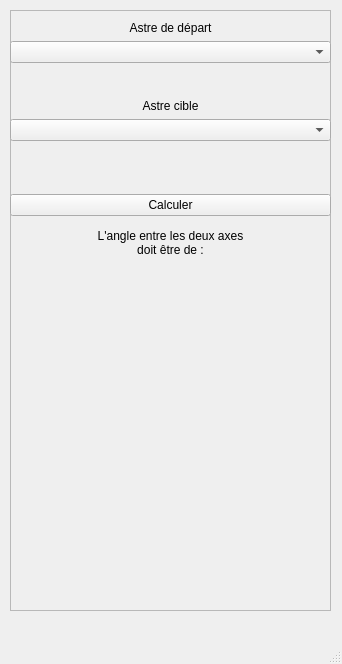
<?xml version="1.0" encoding="UTF-8"?>
<ui version="4.0">
 <class>MainWindow</class>
 <widget class="QMainWindow" name="MainWindow">
  <property name="geometry">
   <rect>
    <x>0</x>
    <y>0</y>
    <width>342</width>
    <height>664</height>
   </rect>
  </property>
  <property name="minimumSize">
   <size>
    <width>342</width>
    <height>664</height>
   </size>
  </property>
  <property name="maximumSize">
   <size>
    <width>342</width>
    <height>664</height>
   </size>
  </property>
  <property name="windowTitle">
   <string>MainWindow</string>
  </property>
  <widget class="QWidget" name="centralwidget">
   <widget class="QWidget" name="verticalLayoutWidget_4">
    <property name="geometry">
     <rect>
      <x>10</x>
      <y>10</y>
      <width>321</width>
      <height>601</height>
     </rect>
    </property>
    <layout class="QVBoxLayout" name="LayoutSelection">
     <item>
      <widget class="QFrame" name="frame">
       <property name="styleSheet">
        <string notr="true"/>
       </property>
       <property name="frameShape">
        <enum>QFrame::StyledPanel</enum>
       </property>
       <property name="frameShadow">
        <enum>QFrame::Raised</enum>
       </property>
       <widget class="QWidget" name="verticalLayoutWidget">
        <property name="geometry">
         <rect>
          <x>0</x>
          <y>0</y>
          <width>321</width>
          <height>131</height>
         </rect>
        </property>
        <layout class="QVBoxLayout" name="LayoutSelectionAstre">
         <item>
          <layout class="QVBoxLayout" name="LayoutAstreDepart">
           <item>
            <widget class="QLabel" name="label">
             <property name="styleSheet">
              <string notr="true">font: 14pt &quot;MS Shell Dlg 2&quot;;</string>
             </property>
             <property name="text">
              <string>Astre de départ</string>
             </property>
             <property name="alignment">
              <set>Qt::AlignBottom|Qt::AlignHCenter</set>
             </property>
            </widget>
           </item>
           <item>
            <widget class="QComboBox" name="comboBoxAstreDepart">
             <property name="styleSheet">
              <string notr="true"/>
             </property>
             <property name="placeholderText">
              <string>Planète départ</string>
             </property>
            </widget>
           </item>
          </layout>
         </item>
         <item>
          <spacer name="verticalSpacer">
           <property name="orientation">
            <enum>Qt::Vertical</enum>
           </property>
           <property name="sizeType">
            <enum>QSizePolicy::Maximum</enum>
           </property>
           <property name="sizeHint" stdset="0">
            <size>
             <width>20</width>
             <height>20</height>
            </size>
           </property>
          </spacer>
         </item>
         <item>
          <layout class="QVBoxLayout" name="LayoutAstreCible">
           <property name="bottomMargin">
            <number>0</number>
           </property>
           <item>
            <widget class="QLabel" name="label_2">
             <property name="styleSheet">
              <string notr="true">font: 14pt &quot;MS Shell Dlg 2&quot;;</string>
             </property>
             <property name="text">
              <string>Astre cible</string>
             </property>
             <property name="alignment">
              <set>Qt::AlignBottom|Qt::AlignHCenter</set>
             </property>
            </widget>
           </item>
           <item>
            <widget class="QComboBox" name="comboBoxAstreCible">
             <property name="styleSheet">
              <string notr="true"/>
             </property>
             <property name="placeholderText">
              <string>Planète cible</string>
             </property>
            </widget>
           </item>
          </layout>
         </item>
        </layout>
       </widget>
       <widget class="QWidget" name="verticalLayoutWidget_6">
        <property name="geometry">
         <rect>
          <x>0</x>
          <y>130</y>
          <width>321</width>
          <height>51</height>
         </rect>
        </property>
        <layout class="QVBoxLayout" name="LayoutCalculImpossible">
         <item>
          <widget class="QLabel" name="labelImpossible">
           <property name="styleSheet">
            <string notr="true">color: rgb(255, 0, 0);
font: 10pt &quot;MS Shell Dlg 2&quot;;</string>
           </property>
           <property name="text">
            <string/>
           </property>
           <property name="alignment">
            <set>Qt::AlignCenter</set>
           </property>
          </widget>
         </item>
        </layout>
       </widget>
       <widget class="QWidget" name="verticalLayoutWidget_5">
        <property name="geometry">
         <rect>
          <x>0</x>
          <y>180</y>
          <width>321</width>
          <height>31</height>
         </rect>
        </property>
        <layout class="QVBoxLayout" name="LayoutBoutonCalcul">
         <item>
          <widget class="QPushButton" name="pushButtonCalculer">
           <property name="text">
            <string>Calculer</string>
           </property>
          </widget>
         </item>
        </layout>
       </widget>
       <widget class="QWidget" name="verticalLayoutWidget_7">
        <property name="geometry">
         <rect>
          <x>0</x>
          <y>210</y>
          <width>321</width>
          <height>80</height>
         </rect>
        </property>
        <layout class="QVBoxLayout" name="laayoutOutput">
         <item>
          <layout class="QVBoxLayout" name="Textebase">
           <item>
            <widget class="QLabel" name="label_3">
             <property name="text">
              <string>&lt;html&gt;&lt;head/&gt;&lt;body&gt;&lt;p&gt;L'angle entre les deux axes &lt;br/&gt;doit être de :&lt;/p&gt;&lt;/body&gt;&lt;/html&gt;</string>
             </property>
             <property name="alignment">
              <set>Qt::AlignBottom|Qt::AlignHCenter</set>
             </property>
            </widget>
           </item>
           <item>
            <layout class="QVBoxLayout" name="verticalLayout">
             <item>
              <widget class="QLabel" name="output">
               <property name="text">
                <string/>
               </property>
               <property name="alignment">
                <set>Qt::AlignCenter</set>
               </property>
              </widget>
             </item>
            </layout>
           </item>
          </layout>
         </item>
        </layout>
       </widget>
      </widget>
     </item>
    </layout>
   </widget>
  </widget>
  <widget class="QMenuBar" name="menubar">
   <property name="geometry">
    <rect>
     <x>0</x>
     <y>0</y>
     <width>342</width>
     <height>21</height>
    </rect>
   </property>
  </widget>
  <widget class="QStatusBar" name="statusbar"/>
 </widget>
 <resources/>
 <connections/>
</ui>
